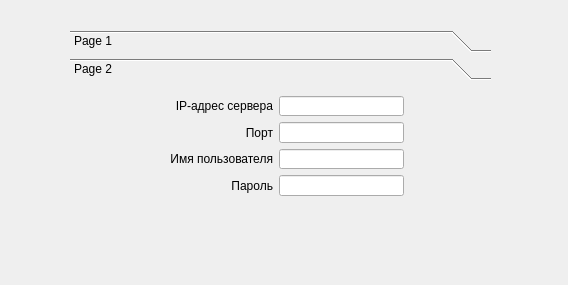
<?xml version="1.0" encoding="UTF-8"?>
<ui version="4.0">
 <class>Form</class>
 <widget class="QWidget" name="Form">
  <property name="geometry">
   <rect>
    <x>0</x>
    <y>0</y>
    <width>568</width>
    <height>285</height>
   </rect>
  </property>
  <property name="windowTitle">
   <string>Настройки приложения</string>
  </property>
  <widget class="QToolBox" name="toolBox">
   <property name="geometry">
    <rect>
     <x>70</x>
     <y>30</y>
     <width>421</width>
     <height>191</height>
    </rect>
   </property>
   <property name="currentIndex">
    <number>1</number>
   </property>
   <widget class="QWidget" name="page">
    <property name="geometry">
     <rect>
      <x>0</x>
      <y>0</y>
      <width>421</width>
      <height>137</height>
     </rect>
    </property>
    <attribute name="label">
     <string>Page 1</string>
    </attribute>
    <widget class="QWidget" name="">
     <property name="geometry">
      <rect>
       <x>100</x>
       <y>60</y>
       <width>231</width>
       <height>22</height>
      </rect>
     </property>
     <layout class="QHBoxLayout" name="horizontalLayout">
      <item>
       <widget class="QLabel" name="label">
        <property name="text">
         <string>Выбор установочного диска</string>
        </property>
       </widget>
      </item>
      <item>
       <widget class="QComboBox" name="comboBox"/>
      </item>
     </layout>
    </widget>
   </widget>
   <widget class="QWidget" name="page_2">
    <property name="geometry">
     <rect>
      <x>0</x>
      <y>0</y>
      <width>421</width>
      <height>137</height>
     </rect>
    </property>
    <attribute name="label">
     <string>Page 2</string>
    </attribute>
    <widget class="QWidget" name="">
     <property name="geometry">
      <rect>
       <x>100</x>
       <y>10</y>
       <width>234</width>
       <height>100</height>
      </rect>
     </property>
     <layout class="QFormLayout" name="formLayout">
      <property name="labelAlignment">
       <set>Qt::AlignRight|Qt::AlignTrailing|Qt::AlignVCenter</set>
      </property>
      <item row="0" column="0">
       <widget class="QLabel" name="label_2">
        <property name="text">
         <string>IP-адрес сервера</string>
        </property>
        <property name="alignment">
         <set>Qt::AlignRight|Qt::AlignTrailing|Qt::AlignVCenter</set>
        </property>
       </widget>
      </item>
      <item row="0" column="1">
       <widget class="QLineEdit" name="lineEdit"/>
      </item>
      <item row="1" column="0">
       <widget class="QLabel" name="label_3">
        <property name="layoutDirection">
         <enum>Qt::LeftToRight</enum>
        </property>
        <property name="text">
         <string>Порт</string>
        </property>
        <property name="alignment">
         <set>Qt::AlignRight|Qt::AlignTrailing|Qt::AlignVCenter</set>
        </property>
       </widget>
      </item>
      <item row="1" column="1">
       <widget class="QLineEdit" name="lineEdit_2"/>
      </item>
      <item row="2" column="0">
       <widget class="QLabel" name="label_4">
        <property name="text">
         <string>Имя пользователя</string>
        </property>
        <property name="alignment">
         <set>Qt::AlignRight|Qt::AlignTrailing|Qt::AlignVCenter</set>
        </property>
       </widget>
      </item>
      <item row="3" column="0">
       <widget class="QLabel" name="label_5">
        <property name="text">
         <string>Пароль</string>
        </property>
        <property name="alignment">
         <set>Qt::AlignRight|Qt::AlignTrailing|Qt::AlignVCenter</set>
        </property>
       </widget>
      </item>
      <item row="3" column="1">
       <widget class="QLineEdit" name="lineEdit_4"/>
      </item>
      <item row="2" column="1">
       <widget class="QLineEdit" name="lineEdit_3"/>
      </item>
     </layout>
    </widget>
   </widget>
  </widget>
 </widget>
 <resources/>
 <connections/>
</ui>
